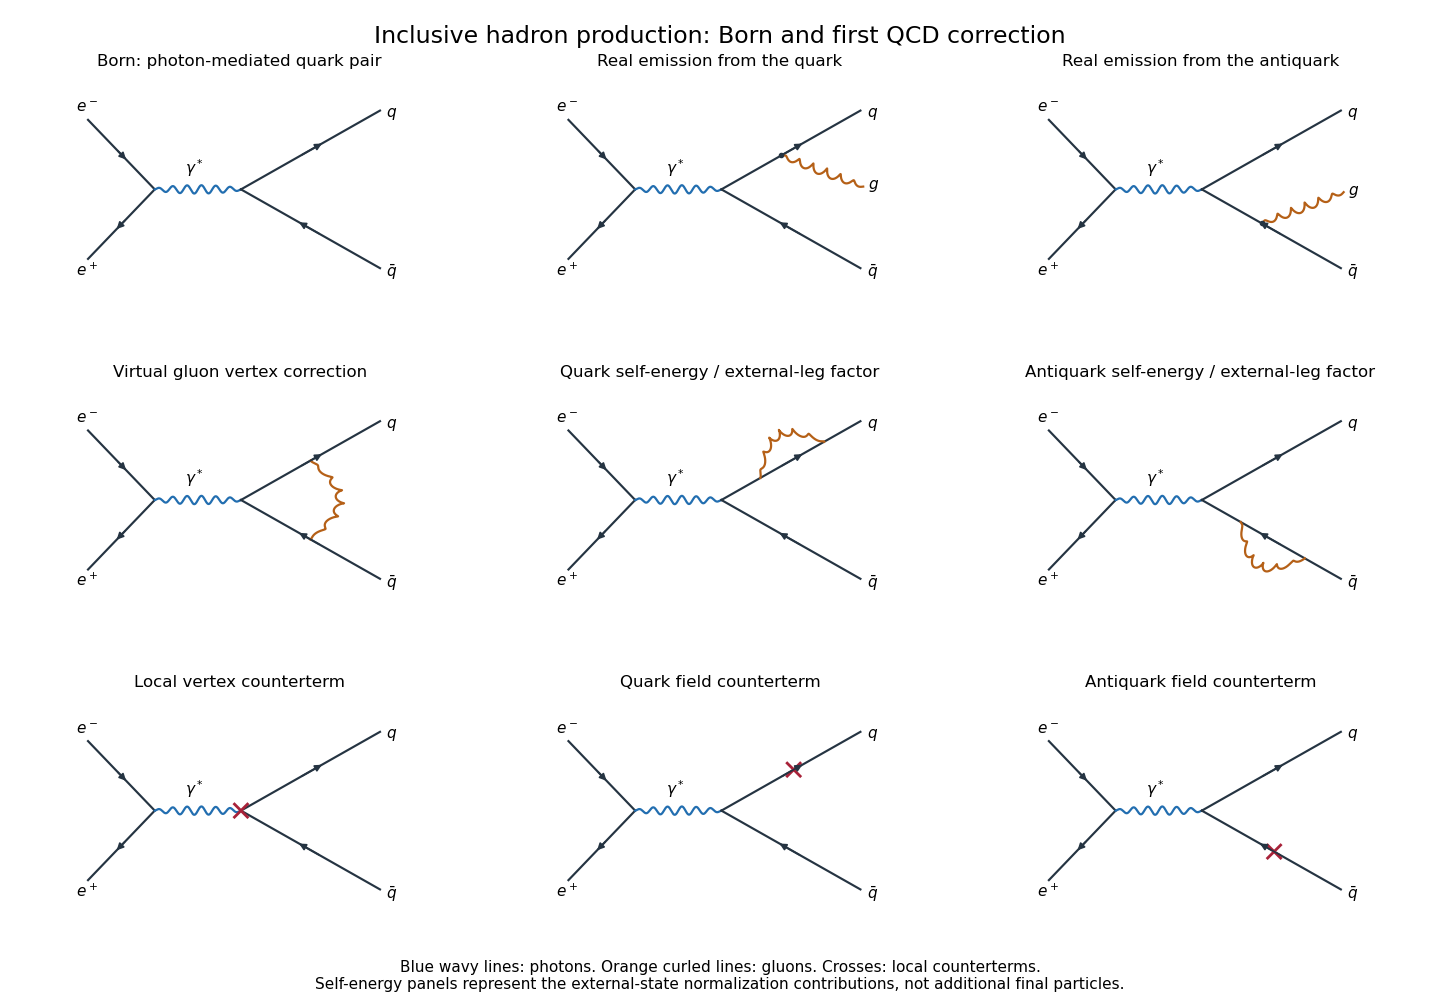

This chart was generated by the following Python code:
"""Born and first-QCD-correction diagrams; Python 3.14 / NumPy 2.3.5 / Matplotlib 3.10.7.
Write the opaque PNG basename to the caller CWD; preserve caller MPLCONFIGDIR.
"""
from pathlib import Path
import numpy as np
import matplotlib.pyplot as plt


def line(ax, p, q, forward=True):
    p, q = np.array(p), np.array(q)
    ax.plot([p[0], q[0]], [p[1], q[1]], color="#253442", linewidth=1.55)
    first, second = (p, q) if forward else (q, p)
    a = first + 0.42 * (second-first)
    z = first + 0.60 * (second-first)
    ax.annotate("", xy=z, xytext=a, arrowprops={"arrowstyle": "-|>", "color": "#253442", "lw": 1.2, "mutation_scale": 10})


def boson(ax, p, q, gluon=False, bend=0.0):
    p, q = np.array(p), np.array(q)
    vector = q-p
    unit = vector / np.linalg.norm(vector)
    normal = np.array([-unit[1], unit[0]])
    t = np.linspace(0, 1, 300)
    envelope = np.sin(np.pi*t)**0.5
    base = p + t[:, None]*vector + (bend*np.sin(np.pi*t))[:, None]*normal
    path = base + (0.045*np.sin(12*np.pi*t)*envelope)[:, None]*normal
    if gluon:
        path += (0.021*np.cos(12*np.pi*t)*envelope)[:, None]*unit
    ax.plot(path[:, 0], path[:, 1], color="#b56017" if gluon else "#226eb0", linewidth=1.6)


def cross(ax, p):
    p = np.array(p)
    for offset in (np.array([0.07, 0.07]), np.array([0.07, -0.07])):
        ax.plot([p[0]-offset[0], p[0]+offset[0]], [p[1]-offset[1], p[1]+offset[1]], color="#a82239", lw=2)


def diagram(ax, kind, title):
    electron, positron = (0.0, 0.75), (0.0, -0.75)
    left, vertex = (0.72, 0.0), np.array([1.65, 0.0])
    quark, anti = np.array([3.15, 0.85]), np.array([3.15, -0.85])
    line(ax, electron, left)
    line(ax, positron, left, False)
    boson(ax, left, vertex)
    line(ax, vertex, quark)
    line(ax, vertex, anti, False)
    ax.text(-0.13, 0.83, r"$e^-$", fontsize=11)
    ax.text(-0.13, -0.93, r"$e^+$", fontsize=11)
    ax.text(1.05, 0.17, r"$\gamma^*$", fontsize=11)
    ax.text(3.22, 0.78, r"$q$", fontsize=11)
    ax.text(3.22, -0.95, r"$\bar q$", fontsize=11)
    if kind in ("real_q", "real_anti"):
        end = quark if kind == "real_q" else anti
        point = vertex + .43*(end-vertex)
        gend = np.array([3.18, 0.03 if kind == "real_q" else -0.03])
        boson(ax, point, gend, True)
        ax.text(3.23, gend[1]-0.03, r"$g$", fontsize=11)
        ax.plot(*point, "o", ms=3, color="#253442")
    elif kind == "vertex":
        p = vertex+.50*(quark-vertex)
        q = vertex+.50*(anti-vertex)
        boson(ax, p, q, True, .32)
    elif kind in ("self_q", "self_anti"):
        end = quark if kind == "self_q" else anti
        p = vertex+.28*(end-vertex)
        q = vertex+.74*(end-vertex)
        boson(ax, p, q, True, .31 if kind == "self_q" else -.31)
    elif kind == "ct_vertex":
        cross(ax, vertex)
    elif kind in ("ct_q", "ct_anti"):
        end = quark if kind == "ct_q" else anti
        cross(ax, vertex+.52*(end-vertex))
    ax.set_title(title, fontsize=12, pad=10)
    ax.set_xlim(-.28, 3.55)
    ax.set_ylim(-1.18, 1.18)
    ax.set_aspect("equal")
    ax.axis("off")


def main():
    entries = [("born", "Born: photon-mediated quark pair"),
               ("real_q", "Real emission from the quark"),
               ("real_anti", "Real emission from the antiquark"),
               ("vertex", "Virtual gluon vertex correction"),
               ("self_q", "Quark self-energy / external-leg factor"),
               ("self_anti", "Antiquark self-energy / external-leg factor"),
               ("ct_vertex", "Local vertex counterterm"),
               ("ct_q", "Quark field counterterm"),
               ("ct_anti", "Antiquark field counterterm")]
    fig, axes = plt.subplots(3, 3, figsize=(14.4, 10.0), dpi=100, facecolor="white")
    for ax, (kind, title) in zip(axes.flat, entries):
        diagram(ax, kind, title)
    fig.suptitle("Inclusive hadron production: Born and first QCD correction", fontsize=17, y=.975)
    fig.text(.5, .024, "Blue wavy lines: photons. Orange curled lines: gluons. Crosses: local counterterms.\nSelf-energy panels represent the external-state normalization contributions, not additional final particles.", ha="center", va="center", fontsize=11)
    fig.subplots_adjust(left=.025, right=.975, bottom=.08, top=.92, hspace=.42, wspace=.18)
    fig.savefig(Path.cwd()/"paper-47-qcd-diagrams.png", facecolor="white", transparent=False)
    plt.close(fig)


if __name__ == "__main__":
    main()
